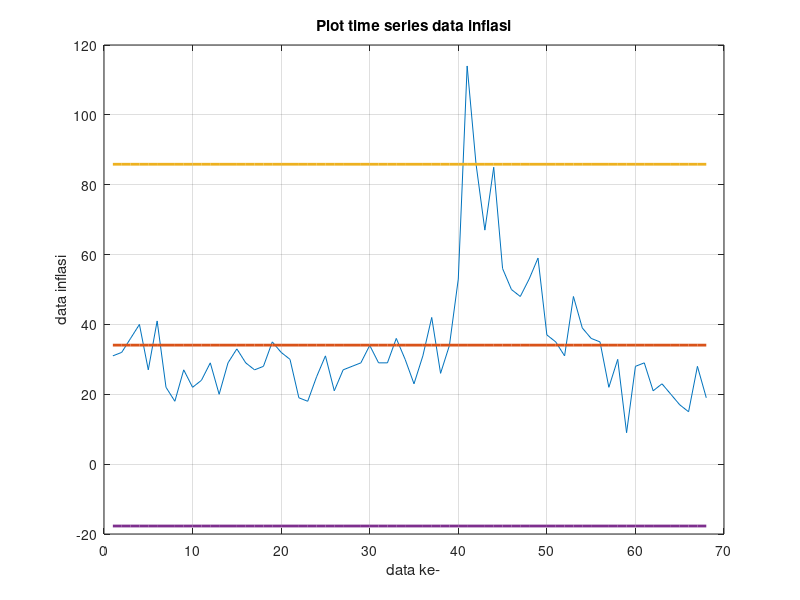
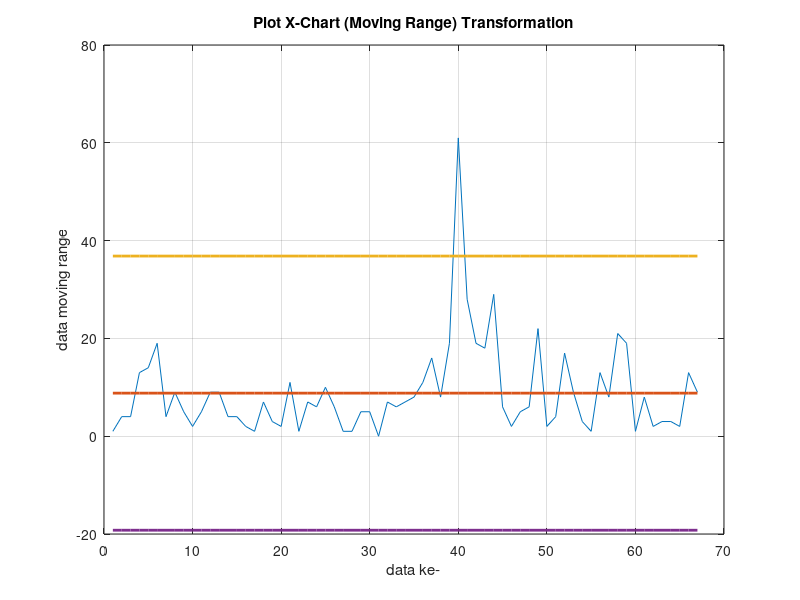
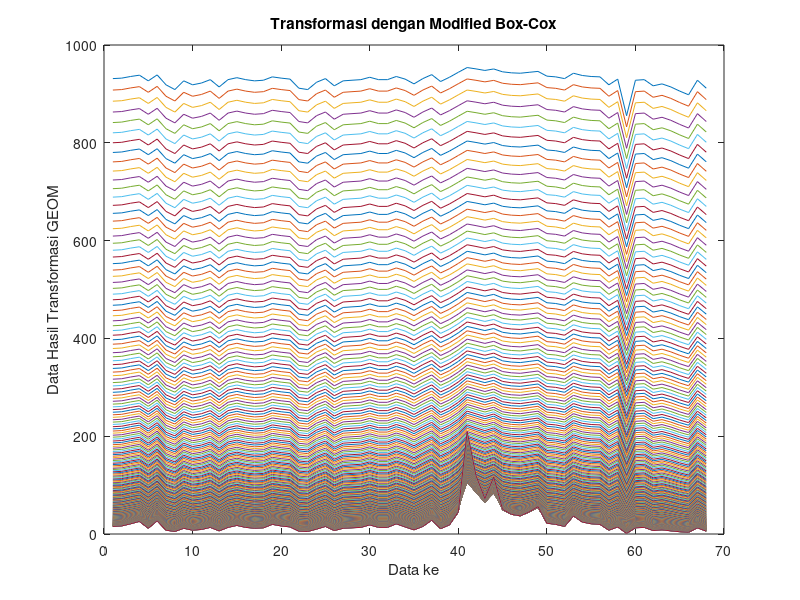
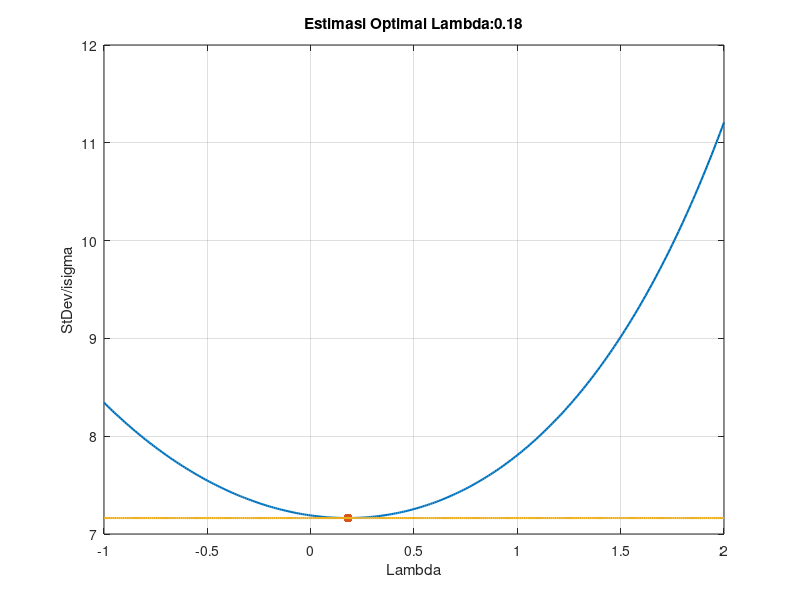

The MATLAB script that drew these images, in order:
clear; 
clc;
close all;

data = [31
32
36
40
27
41
22
18
27
22
24
29
20
29
33
29
27
28
35
32
30
19
18
25
31
21
27
28
29
34
29
29
36
30
23
31
42
26
34
53
114
86
67
85
56
50
48
53
59
37
35
31
48
39
36
35
22
30
9
28
29
21
23
20
17
15
28
19
];

bub = -1; %minimum uji
step = 0.01; %langkah uji
bua = 2; %maksimum uji


rata1 = mean(data); %mencari rata-rata
std1 = std(data); %mencari standar deviasi
up = rata1 + (3*std1);
low = rata1 - (3*std1);

% %Plot time series
plot(data);
hold on;
plot(1:length(data),rata1*ones([1 length(data)]),'linewidth',2);
hold on;
plot(1:length(data),up*ones([1 length(data)]),'linewidth',2);
hold on;
plot(1:length(data),low*ones([1 length(data)]),'linewidth',2);
grid on

xlabel('data ke-')
ylabel('data inflasi')
title('Plot time series data inflasi')

%Plot moving range
count = 1;
for i=1:(length(data)-1)
    move(count)= abs(data(i)-data(i+1));
    count = count+1;
end

rata2 = mean(move); %mencari rata-rata
std2 = std(move); %mencari standar deviasi
up1 = rata2 + (3*std2);
low1 = rata2 - (3*std2);

figure
plot(move);
hold on;
plot(1:length(move),rata2*ones([1 length(move)]),'linewidth',2);
hold on;
plot(1:length(move),up1*ones([1 length(move)]),'linewidth',2);
hold on;
plot(1:length(move),low1*ones([1 length(move)]),'linewidth',2);
grid on

xlabel('data ke-')
ylabel('data moving range')
title('Plot X-Chart (Moving Range) Transformation')


%mencari geomean
geo = geomean(data);

%transformasi modified
figure
kos =1;
for i=bub:step:bua
    
    if(i==0)
        
        for j=1:length(data)
            C(j)=geo*log(data(j))/log(exp(1));
           
        end
        plot(C)
        hold on;
        xlabel('Data ke')
        ylabel('Data Hasil Transformasi GEOM')
        title('Transformasi dengan Modified Box-Cox')
        
    else
        
        for j=1:length(data)
            C(j)=((data(j)^i)-1)/(i*(geo^(i-1)));
           
        end
        plot(C)
        hold on
        xlabel('Data ke')
        ylabel('Data Hasil Transformasi GEOM')
        title('Transformasi dengan Modified Box-Cox')
    end
    
    
    count1 = 1;
    for i=1:(length(C)-1)
        move1(count1)= abs(C(i)-C(i+1));
        count1 = count1+1;
    end
    
    
    ratamove = mean(move1);
    sigma(kos) = ratamove/1.128;
    kos = kos+1;
    
end

x = [bub:step:bua];
min=sigma(1);
node = x(1);
for i=2:length(sigma)
    if(sigma(i) <= sigma(i-1))
        min=sigma(i);
        node = x(i);
    end
end


ratasig = mean(sigma);
figure
plot(x,sigma,'linewidth',1.5)
hold on
plot(node,min,'.', 'MarkerSize',20)
hold on
plot(bub:step:bua,min*ones([1 length(sigma)]),'linewidth',1.5);
hold on;


Z = ['Estimasi Optimal Lambda:', num2str(node)];
title(Z)
xlabel('Lambda')
ylabel('StDev/isigma')
grid on;



% %HASIL TRANSFORMASI
if (node == 0)
    data1 = log(data)/(log(exp(1)));
else
    data1 = data.^node;
end

figure
plot(1:length(data1),data1)
xlabel('data ke-')
ylabel('data hasil transformasi')
title('Plot Box-Cox Transformation')

%=================================================================
%UJI HASIL TRANSFORMASI


%HASIL TRANSFORMASI
%mencari geomean
geo = geomean(data1);


%transformasi modified

kos =1;
for i=bub:step:bua
    if(i==0)
        
        for j=1:length(data1)
            C(j)=geo*log(data1(j))/log(exp(1));
           
        end
        
    else
        
        for j=1:length(data1)
            C(j)=((data1(j)^i)-1)/(i*(geo^(i-1)));
           
        end
    end
    
    
    count1 = 1;
    for i=1:(length(C)-1)
        move1(count1)= abs(C(i)-C(i+1));
        count1 = count1+1;
    end
    
    
    ratamove = mean(move1);
    sigma(kos) = ratamove/1.128;
    kos = kos+1;
    
end

x = [bub:step:bua];
min=sigma(1);
node = x(1);
for i=2:length(sigma)
    if(sigma(i) <= sigma(i-1))
        min=sigma(i);
        node = x(i);
    end
end


ratasig = mean(sigma);
figure
plot(x,sigma,'linewidth',1.5)
hold on
plot(node,min,'.', 'MarkerSize',20)
hold on
plot(bub:step:bua,min*ones([1 length(sigma)]),'linewidth',1.5);
hold on;

Z = ['Estimasi Optimal Lambda:', num2str(node)];
title(Z)
xlabel('Lambda')
ylabel('StDev/isigma')
grid on;

